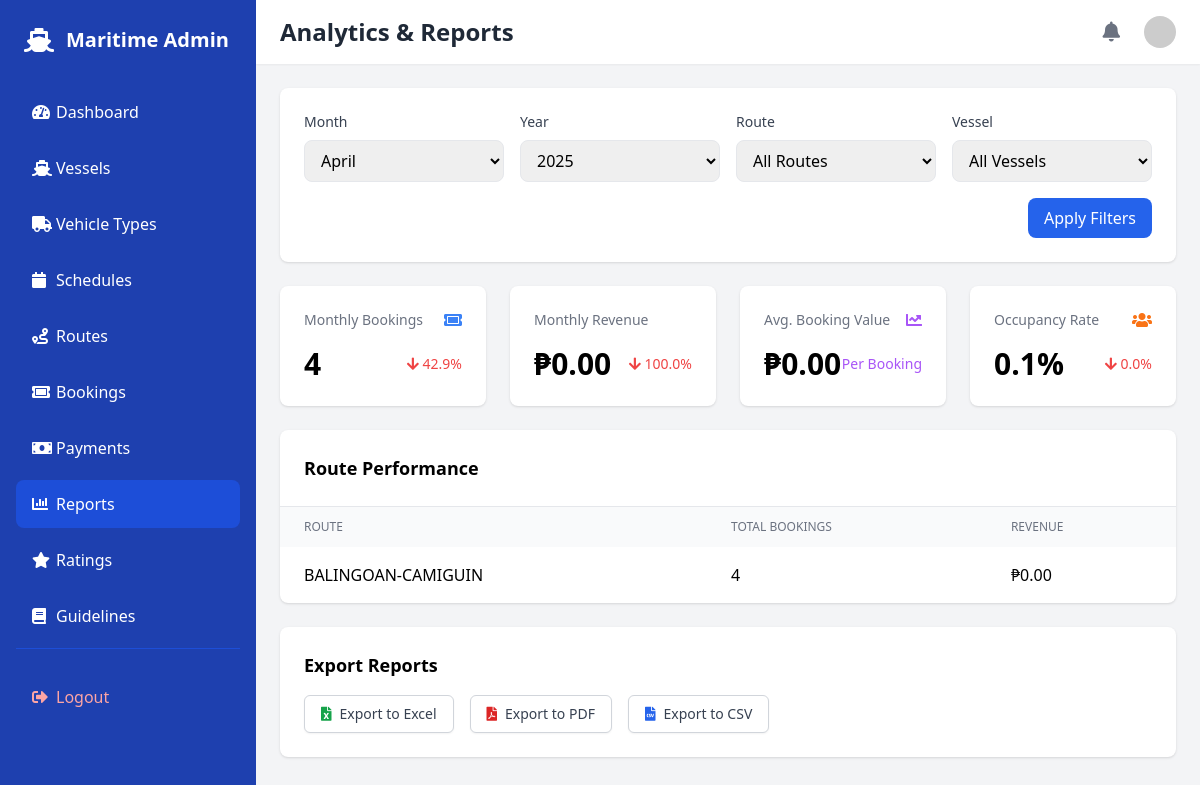
Screenshot of /dashboard/reports/ with the database file from the repository.
### trip/models.py (models this page shows, shortened)
class Route(models.Model):
    name = models.CharField(max_length=100)
    origin = models.CharField(max_length=100)
    destination = models.CharField(max_length=100)
    distance = models.FloatField(
        help_text="Distance in nautical miles",
        validators=[MinValueValidator(0.1)]
    )
    estimated_duration = models.DurationField(
        help_text="Estimated travel duration (HH:MM:SS)"
    )
    active = models.BooleanField(default=True)
    description = models.TextField(blank=True, null=True)
    created_by = models.ForeignKey(
        'auth.User',
        on_delete=models.SET_NULL,
        null=True,
        blank=True,
        related_name='created_routes'
    )

### trip/views.py (the view)
# urls.py: path('dashboard/reports/', views.reports_view, name='reports'),
def reports_view(request):
    month = int(request.GET.get('month', timezone.now().month))
    year = int(request.GET.get('year', timezone.now().year))
    selected_route = request.GET.get('route', '')
    selected_vessel = request.GET.get('vessel', '')
    routes = Route.objects.filter(active=True)
    vessels = Vessel.objects.filter(active=True)
    bookings = Booking.objects.filter(
        schedule__departure_datetime__year=year,
        schedule__departure_datetime__month=month,
        is_paid=True
    )
    if selected_route:
        bookings = bookings.filter(schedule__route_id=selected_route)
    if selected_vessel:
        bookings = bookings.filter(schedule__vessel_id=selected_vessel)
    monthly_bookings_count = bookings.count()
    monthly_revenue = bookings.aggregate(
        total=Coalesce(Sum('total_fare'), Value(0, output_field=DecimalField()))
    )['total']
    prev_month = timezone.datetime(year, month, 1) - timezone.timedelta(days=1)
    prev_bookings = Booking.objects.filter(
        schedule__departure_datetime__year=prev_month.year,
        schedule__departure_datetime__month=prev_month.month,
        is_paid=True
    )
    prev_bookings_count = prev_bookings.count()
    prev_revenue = prev_bookings.aggregate(
        total=Coalesce(Sum('total_fare'), Value(0, output_field=DecimalField()))
    )['total']
    booking_growth = ((monthly_bookings_count - prev_bookings_count) / (prev_bookings_count or 1)) * 100 if prev_bookings_count else 0
    revenue_growth = ((monthly_revenue - prev_revenue) / (prev_revenue or 1)) * 100 if prev_revenue else 0
    avg_booking_value = monthly_revenue / monthly_bookings_count if monthly_bookings_count > 0 else 0
    total_capacity = Schedule.objects.filter(
        departure_datetime__year=year,
        departure_datetime__month=month
    ).aggregate(
        total_capacity=Coalesce(Sum('vessel__capacity_passengers'), Value(0))
    )['total_capacity']
    occupancy_rate = (monthly_bookings_count / (total_capacity or 1)) * 100 if total_capacity else 0
    route_performance = []
    for route in routes:
        route_bookings = bookings.filter(schedule__route=route)
        route_revenue = route_bookings.aggregate(
            total=Coalesce(Sum('total_fare'), Value(0, output_field=DecimalField()))
        )['total']
        route_capacity = Schedule.objects.filter(
            route=route,
            departure_datetime__year=year,
            departure_datetime__month=month
        ).aggregate(
            total_capacity=Coalesce(Sum('vessel__capacity_passengers'), Value(0))
        )['total_capacity']
        route_occupancy = (route_bookings.count() / (route_capacity or 1)) * 100 if route_capacity else 0
        route_performance.append({
            'route': route,
            'total_bookings': route_bookings.count(),
            'revenue': route_revenue,
            'occupancy_rate': route_occupancy
        })
    route_performance.sort(key=lambda x: x['revenue'], reverse=True)
    revenue_data = []
    revenue_labels = []
    for i in range(11, -1, -1):
        date = timezone.now() - timezone.timedelta(days=i*30)
        month_revenue = Booking.objects.filter(
            schedule__departure_datetime__year=date.year,
            schedule__departure_datetime__month=date.month,
            is_paid=True
        ).aggregate(
            total=Coalesce(Sum('total_fare'), Value(0, output_field=DecimalField()))
        )['total']
        revenue_data.append(float(month_revenue))
        revenue_labels.append(date.strftime('%b %Y'))
    context = {
        'month': month,
        'year': year,
        'routes': routes,
        'vessels': vessels,
        'selected_route': selected_route,
        'selected_vessel': selected_vessel,
        'monthly_bookings_count': monthly_bookings_count,
        'monthly_revenue': monthly_revenue,
        'booking_growth': booking_growth,
        'revenue_growth': revenue_growth,
        'avg_booking_value': avg_booking_value,
        'occupancy_rate': occupancy_rate,
        'route_performance': route_performance,
        'revenue_data': revenue_data,
        'revenue_labels': revenue_labels
    }
    return render(request, 'dashboard/reports.html', context)

### trip/templatetags/custom_filters.py (called while the page is built)
@register.filter
def rangelist(start, end):
    return range(int(start), int(end) + 1)

@register.filter
def get_months(value):
    return [(i, month_name[i]) for i in range(1, 13)]

### trip/views.py (called while the page is built)
def get_notification_context(request):
    if request.user.is_authenticated:
        pending_payments_count = Booking.objects.filter(is_paid=False).count()
        return {
            'pending_payments_count': pending_payments_count
        }
    return {'pending_payments_count': 0}

### templates/dashboard/reports.html (shortened to what this page needs)
{% extends 'dashboard/base.html' %}
{% load custom_filters %}
{% load humanize %}
{% block header %}Analytics & Reports{% endblock %}
{% block content %}
<div class="bg-white rounded-lg shadow mb-6">
    <div class="p-6">
        <form method="get" class="space-y-4">
            <div class="grid grid-cols-1 md:grid-cols-4 gap-4">
                <div>
                    <label class="block text-sm font-medium text-gray-700 mb-2">Month</label>
                    <select name="month" class="w-full border rounded-lg px-3 py-2 focus:outline-none focus:ring-2 focus:ring-blue-500">
                        {% for m in ""|get_months %}
                            <option value="{{ m.0 }}" {% if month == m.0 %}selected{% endif %}>
                                {{ m.1 }}
                            </option>
                        {% endfor %}
                    </select>
                </div>
                <div>
                    <label class="block text-sm font-medium text-gray-700 mb-2">Year</label>
                    <select name="year" class="w-full border rounded-lg px-3 py-2 focus:outline-none focus:ring-2 focus:ring-blue-500">
                        {% now "Y" as current_year %}
                        {% with start_year=current_year|add:"-5" end_year=current_year|add:"1" %}
                            {% for y in start_year|rangelist:end_year %}
                                <option value="{{ y }}" {% if year == y %}selected{% endif %}>{{ y }}</option>
                            {% endfor %}
                        {% endwith %}
                    </select>
                </div>
                <div>
                    <label class="block text-sm font-medium text-gray-700 mb-2">Route</label>
                    <select name="route" class="w-full border rounded-lg px-3 py-2 focus:outline-none focus:ring-2 focus:ring-blue-500">
                        <option value="">All Routes</option>
                    </select>
                </div>
                <div>
                    <label class="block text-sm font-medium text-gray-700 mb-2">Vessel</label>
                    <select name="vessel" class="w-full border rounded-lg px-3 py-2 focus:outline-none focus:ring-2 focus:ring-blue-500">
                        <option value="">All Vessels</option>
                    </select>
                </div>
            </div>
            <div class="flex justify-end">
                <button type="submit" class="bg-blue-600 text-white px-4 py-2 rounded-lg hover:bg-blue-700">
                    Apply Filters
                </button>
            </div>
        </form>
    </div>
</div>
<div class="grid grid-cols-1 md:grid-cols-2 lg:grid-cols-4 gap-6 mb-6">
    <div class="bg-white rounded-lg shadow p-6">
        <div class="flex items-center justify-between mb-4">
            <h3 class="text-gray-500 text-sm">Monthly Bookings</h3>
            <i class="fas fa-ticket-alt text-blue-500"></i>
        </div>
        <div class="flex items-center justify-between">
            <span class="text-3xl font-bold">{{ monthly_bookings_count|default:"0" }}</span>
            <span class="{% if booking_growth >= 0 %}text-green-500{% else %}text-red-500{% endif %} text-sm">
                <i class="fas fa-arrow-{% if booking_growth >= 0 %}up{% else %}down{% endif %}"></i>
                {{ booking_growth|default:"0"|floatformat:1|cut:'-' }}%
            </span>
        </div>
    </div>
    <div class="bg-white rounded-lg shadow p-6">
        <div class="flex items-center justify-between mb-4">
            <h3 class="text-gray-500 text-sm">Monthly Revenue</h3>
        </div>
        <div class="flex items-center justify-between">
            <span class="text-3xl font-bold">₱{{ monthly_revenue|default:"0"|floatformat:2|intcomma }}</span>
            <span class="{% if revenue_growth >= 0 %}text-green-500{% else %}text-red-500{% endif %} text-sm">
                <i class="fas fa-arrow-{% if revenue_growth >= 0 %}up{% else %}down{% endif %}"></i>
                {{ revenue_growth|default:"0"|floatformat:1|cut:'-' }}%
            </span>
        </div>
    </div>
    <div class="bg-white rounded-lg shadow p-6">
        <div class="flex items-center justify-between mb-4">
            <h3 class="text-gray-500 text-sm">Avg. Booking Value</h3>
            <i class="fas fa-chart-line text-purple-500"></i>
        </div>
        <div class="flex items-center justify-between">
            <span class="text-3xl font-bold">₱{{ avg_booking_value|default:"0"|floatformat:2|intcomma }}</span>
            <span class="text-purple-500 text-sm">Per Booking</span>
        </div>
    </div>
    <div class="bg-white rounded-lg shadow p-6">
        <div class="flex items-center justify-between mb-4">
            <h3 class="text-gray-500 text-sm">Occupancy Rate</h3>
            <i class="fas fa-users text-orange-500"></i>
        </div>
        <div class="flex items-center justify-between">
            <span class="text-3xl font-bold">{{ occupancy_rate|default:"0"|floatformat:1 }}%</span>
            <span class="{% if occupancy_growth >= 0 %}text-green-500{% else %}text-red-500{% endif %} text-sm">
                <i class="fas fa-arrow-{% if occupancy_growth >= 0 %}up{% else %}down{% endif %}"></i>
                {{ occupancy_growth|default:"0"|floatformat:1|cut:'-' }}%
            </span>
        </div>
    </div>
</div>
<div class="bg-white rounded-lg shadow mb-6">
    <div class="p-6 border-b">
        <h2 class="text-lg font-semibold">Route Performance</h2>
    </div>
    <div class="overflow-x-auto">
        <table class="w-full">
            <thead class="bg-gray-50">
                <tr>
                    <th class="px-6 py-3 text-left text-xs font-medium text-gray-500 uppercase">Route</th>
                    <th class="px-6 py-3 text-left text-xs font-medium text-gray-500 uppercase">Total Bookings</th>
                    <th class="px-6 py-3 text-left text-xs font-medium text-gray-500 uppercase">Revenue</th>
                </tr>
            </thead>
            <tbody class="divide-y divide-gray-200">
                {% for route in route_performance %}
                <tr>
                    <td class="px-6 py-4">{{ route.route.name }}</td>
                    <td class="px-6 py-4">{{ route.total_bookings }}</td>
                    <td class="px-6 py-4">₱{{ route.revenue|floatformat:2 }}</td>
                </tr>
                {% empty %}
                <tr>
                    <td colspan="3" class="px-6 py-4 text-center text-gray-500">No data available for the selected period</td>
                </tr>
                {% endfor %}
            </tbody>
        </table>
    </div>
</div>
<div class="bg-white rounded-lg shadow p-6">
    <h2 class="text-lg font-semibold mb-4">Export Reports</h2>
    <div class="flex flex-wrap gap-4">
        <a href="{% url 'export_report' %}?format=excel&{{ request.GET.urlencode }}"
           class="inline-flex items-center px-4 py-2 border border-gray-300 rounded-md shadow-sm text-sm font-medium text-gray-700 bg-white hover:bg-gray-50">
            <i class="fas fa-file-excel mr-2 text-green-600"></i>
            Export to Excel
        </a>
        <a href="{% url 'export_report' %}?format=pdf&{{ request.GET.urlencode }}"
           class="inline-flex items-center px-4 py-2 border border-gray-300 rounded-md shadow-sm text-sm font-medium text-gray-700 bg-white hover:bg-gray-50">
            <i class="fas fa-file-pdf mr-2 text-red-600"></i>
            Export to PDF
        </a>
        <a href="{% url 'export_report' %}?format=csv&{{ request.GET.urlencode }}"
           class="inline-flex items-center px-4 py-2 border border-gray-300 rounded-md shadow-sm text-sm font-medium text-gray-700 bg-white hover:bg-gray-50">
            <i class="fas fa-file-csv mr-2 text-blue-600"></i>
            Export to CSV
        </a>
    </div>
</div>
{% endblock %}

### rows the page displays
Route: route.name "BALINGOAN-CAMIGUIN", total_bookings "4", revenue "0.00"

### other values shown
{{ monthly_bookings_count|default:"0" }} "4"
{{ booking_growth|default:"0"|floatformat:1|cut:'-' }} "42.9"
{{ monthly_revenue|default:"0"|floatformat:2|intcomma }} "0.00"
{{ revenue_growth|default:"0"|floatformat:1|cut:'-' }} "100.0"
{{ avg_booking_value|default:"0"|floatformat:2|intcomma }} "0.00"
{{ occupancy_rate|default:"0"|floatformat:1 }} "0.1"
{{ occupancy_growth|default:"0"|floatformat:1|cut:'-' }} "0.0"
form field month "April"
form field year "2025"
